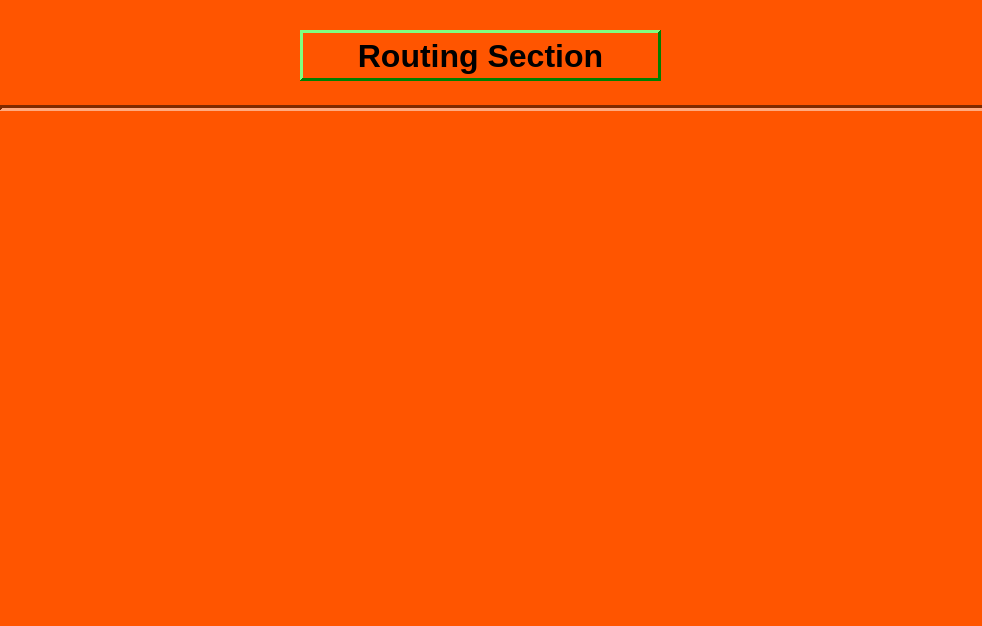
<?xml version="1.0" encoding="UTF-8"?>
<ui version="4.0">
 <class>routing</class>
 <widget class="QWidget" name="routing">
  <property name="geometry">
   <rect>
    <x>0</x>
    <y>0</y>
    <width>982</width>
    <height>626</height>
   </rect>
  </property>
  <property name="palette">
   <palette>
    <active>
     <colorrole role="WindowText">
      <brush brushstyle="SolidPattern">
       <color alpha="255">
        <red>0</red>
        <green>0</green>
        <blue>0</blue>
       </color>
      </brush>
     </colorrole>
     <colorrole role="Button">
      <brush brushstyle="SolidPattern">
       <color alpha="255">
        <red>255</red>
        <green>85</green>
        <blue>0</blue>
       </color>
      </brush>
     </colorrole>
     <colorrole role="Light">
      <brush brushstyle="SolidPattern">
       <color alpha="255">
        <red>255</red>
        <green>170</green>
        <blue>127</blue>
       </color>
      </brush>
     </colorrole>
     <colorrole role="Midlight">
      <brush brushstyle="SolidPattern">
       <color alpha="255">
        <red>255</red>
        <green>127</green>
        <blue>63</blue>
       </color>
      </brush>
     </colorrole>
     <colorrole role="Dark">
      <brush brushstyle="SolidPattern">
       <color alpha="255">
        <red>127</red>
        <green>42</green>
        <blue>0</blue>
       </color>
      </brush>
     </colorrole>
     <colorrole role="Mid">
      <brush brushstyle="SolidPattern">
       <color alpha="255">
        <red>170</red>
        <green>56</green>
        <blue>0</blue>
       </color>
      </brush>
     </colorrole>
     <colorrole role="Text">
      <brush brushstyle="SolidPattern">
       <color alpha="255">
        <red>0</red>
        <green>0</green>
        <blue>0</blue>
       </color>
      </brush>
     </colorrole>
     <colorrole role="BrightText">
      <brush brushstyle="SolidPattern">
       <color alpha="255">
        <red>255</red>
        <green>255</green>
        <blue>255</blue>
       </color>
      </brush>
     </colorrole>
     <colorrole role="ButtonText">
      <brush brushstyle="SolidPattern">
       <color alpha="255">
        <red>0</red>
        <green>0</green>
        <blue>0</blue>
       </color>
      </brush>
     </colorrole>
     <colorrole role="Base">
      <brush brushstyle="SolidPattern">
       <color alpha="255">
        <red>255</red>
        <green>255</green>
        <blue>255</blue>
       </color>
      </brush>
     </colorrole>
     <colorrole role="Window">
      <brush brushstyle="SolidPattern">
       <color alpha="255">
        <red>255</red>
        <green>85</green>
        <blue>0</blue>
       </color>
      </brush>
     </colorrole>
     <colorrole role="Shadow">
      <brush brushstyle="SolidPattern">
       <color alpha="255">
        <red>0</red>
        <green>0</green>
        <blue>0</blue>
       </color>
      </brush>
     </colorrole>
     <colorrole role="AlternateBase">
      <brush brushstyle="SolidPattern">
       <color alpha="255">
        <red>255</red>
        <green>170</green>
        <blue>127</blue>
       </color>
      </brush>
     </colorrole>
     <colorrole role="ToolTipBase">
      <brush brushstyle="SolidPattern">
       <color alpha="255">
        <red>255</red>
        <green>255</green>
        <blue>220</blue>
       </color>
      </brush>
     </colorrole>
     <colorrole role="ToolTipText">
      <brush brushstyle="SolidPattern">
       <color alpha="255">
        <red>0</red>
        <green>0</green>
        <blue>0</blue>
       </color>
      </brush>
     </colorrole>
    </active>
    <inactive>
     <colorrole role="WindowText">
      <brush brushstyle="SolidPattern">
       <color alpha="255">
        <red>0</red>
        <green>0</green>
        <blue>0</blue>
       </color>
      </brush>
     </colorrole>
     <colorrole role="Button">
      <brush brushstyle="SolidPattern">
       <color alpha="255">
        <red>255</red>
        <green>85</green>
        <blue>0</blue>
       </color>
      </brush>
     </colorrole>
     <colorrole role="Light">
      <brush brushstyle="SolidPattern">
       <color alpha="255">
        <red>255</red>
        <green>170</green>
        <blue>127</blue>
       </color>
      </brush>
     </colorrole>
     <colorrole role="Midlight">
      <brush brushstyle="SolidPattern">
       <color alpha="255">
        <red>255</red>
        <green>127</green>
        <blue>63</blue>
       </color>
      </brush>
     </colorrole>
     <colorrole role="Dark">
      <brush brushstyle="SolidPattern">
       <color alpha="255">
        <red>127</red>
        <green>42</green>
        <blue>0</blue>
       </color>
      </brush>
     </colorrole>
     <colorrole role="Mid">
      <brush brushstyle="SolidPattern">
       <color alpha="255">
        <red>170</red>
        <green>56</green>
        <blue>0</blue>
       </color>
      </brush>
     </colorrole>
     <colorrole role="Text">
      <brush brushstyle="SolidPattern">
       <color alpha="255">
        <red>0</red>
        <green>0</green>
        <blue>0</blue>
       </color>
      </brush>
     </colorrole>
     <colorrole role="BrightText">
      <brush brushstyle="SolidPattern">
       <color alpha="255">
        <red>255</red>
        <green>255</green>
        <blue>255</blue>
       </color>
      </brush>
     </colorrole>
     <colorrole role="ButtonText">
      <brush brushstyle="SolidPattern">
       <color alpha="255">
        <red>0</red>
        <green>0</green>
        <blue>0</blue>
       </color>
      </brush>
     </colorrole>
     <colorrole role="Base">
      <brush brushstyle="SolidPattern">
       <color alpha="255">
        <red>255</red>
        <green>255</green>
        <blue>255</blue>
       </color>
      </brush>
     </colorrole>
     <colorrole role="Window">
      <brush brushstyle="SolidPattern">
       <color alpha="255">
        <red>255</red>
        <green>85</green>
        <blue>0</blue>
       </color>
      </brush>
     </colorrole>
     <colorrole role="Shadow">
      <brush brushstyle="SolidPattern">
       <color alpha="255">
        <red>0</red>
        <green>0</green>
        <blue>0</blue>
       </color>
      </brush>
     </colorrole>
     <colorrole role="AlternateBase">
      <brush brushstyle="SolidPattern">
       <color alpha="255">
        <red>255</red>
        <green>170</green>
        <blue>127</blue>
       </color>
      </brush>
     </colorrole>
     <colorrole role="ToolTipBase">
      <brush brushstyle="SolidPattern">
       <color alpha="255">
        <red>255</red>
        <green>255</green>
        <blue>220</blue>
       </color>
      </brush>
     </colorrole>
     <colorrole role="ToolTipText">
      <brush brushstyle="SolidPattern">
       <color alpha="255">
        <red>0</red>
        <green>0</green>
        <blue>0</blue>
       </color>
      </brush>
     </colorrole>
    </inactive>
    <disabled>
     <colorrole role="WindowText">
      <brush brushstyle="SolidPattern">
       <color alpha="255">
        <red>127</red>
        <green>42</green>
        <blue>0</blue>
       </color>
      </brush>
     </colorrole>
     <colorrole role="Button">
      <brush brushstyle="SolidPattern">
       <color alpha="255">
        <red>255</red>
        <green>85</green>
        <blue>0</blue>
       </color>
      </brush>
     </colorrole>
     <colorrole role="Light">
      <brush brushstyle="SolidPattern">
       <color alpha="255">
        <red>255</red>
        <green>170</green>
        <blue>127</blue>
       </color>
      </brush>
     </colorrole>
     <colorrole role="Midlight">
      <brush brushstyle="SolidPattern">
       <color alpha="255">
        <red>255</red>
        <green>127</green>
        <blue>63</blue>
       </color>
      </brush>
     </colorrole>
     <colorrole role="Dark">
      <brush brushstyle="SolidPattern">
       <color alpha="255">
        <red>127</red>
        <green>42</green>
        <blue>0</blue>
       </color>
      </brush>
     </colorrole>
     <colorrole role="Mid">
      <brush brushstyle="SolidPattern">
       <color alpha="255">
        <red>170</red>
        <green>56</green>
        <blue>0</blue>
       </color>
      </brush>
     </colorrole>
     <colorrole role="Text">
      <brush brushstyle="SolidPattern">
       <color alpha="255">
        <red>127</red>
        <green>42</green>
        <blue>0</blue>
       </color>
      </brush>
     </colorrole>
     <colorrole role="BrightText">
      <brush brushstyle="SolidPattern">
       <color alpha="255">
        <red>255</red>
        <green>255</green>
        <blue>255</blue>
       </color>
      </brush>
     </colorrole>
     <colorrole role="ButtonText">
      <brush brushstyle="SolidPattern">
       <color alpha="255">
        <red>127</red>
        <green>42</green>
        <blue>0</blue>
       </color>
      </brush>
     </colorrole>
     <colorrole role="Base">
      <brush brushstyle="SolidPattern">
       <color alpha="255">
        <red>255</red>
        <green>85</green>
        <blue>0</blue>
       </color>
      </brush>
     </colorrole>
     <colorrole role="Window">
      <brush brushstyle="SolidPattern">
       <color alpha="255">
        <red>255</red>
        <green>85</green>
        <blue>0</blue>
       </color>
      </brush>
     </colorrole>
     <colorrole role="Shadow">
      <brush brushstyle="SolidPattern">
       <color alpha="255">
        <red>0</red>
        <green>0</green>
        <blue>0</blue>
       </color>
      </brush>
     </colorrole>
     <colorrole role="AlternateBase">
      <brush brushstyle="SolidPattern">
       <color alpha="255">
        <red>255</red>
        <green>85</green>
        <blue>0</blue>
       </color>
      </brush>
     </colorrole>
     <colorrole role="ToolTipBase">
      <brush brushstyle="SolidPattern">
       <color alpha="255">
        <red>255</red>
        <green>255</green>
        <blue>220</blue>
       </color>
      </brush>
     </colorrole>
     <colorrole role="ToolTipText">
      <brush brushstyle="SolidPattern">
       <color alpha="255">
        <red>0</red>
        <green>0</green>
        <blue>0</blue>
       </color>
      </brush>
     </colorrole>
    </disabled>
   </palette>
  </property>
  <property name="windowTitle">
   <string>Form</string>
  </property>
  <widget class="Line" name="line">
   <property name="geometry">
    <rect>
     <x>0</x>
     <y>100</y>
     <width>1001</width>
     <height>16</height>
    </rect>
   </property>
   <property name="lineWidth">
    <number>3</number>
   </property>
   <property name="orientation">
    <enum>Qt::Horizontal</enum>
   </property>
  </widget>
  <widget class="QLabel" name="routing_title_label">
   <property name="geometry">
    <rect>
     <x>300</x>
     <y>30</y>
     <width>361</width>
     <height>51</height>
    </rect>
   </property>
   <property name="palette">
    <palette>
     <active>
      <colorrole role="WindowText">
       <brush brushstyle="SolidPattern">
        <color alpha="255">
         <red>0</red>
         <green>0</green>
         <blue>0</blue>
        </color>
       </brush>
      </colorrole>
      <colorrole role="Button">
       <brush brushstyle="SolidPattern">
        <color alpha="255">
         <red>0</red>
         <green>255</green>
         <blue>0</blue>
        </color>
       </brush>
      </colorrole>
      <colorrole role="Light">
       <brush brushstyle="SolidPattern">
        <color alpha="255">
         <red>127</red>
         <green>255</green>
         <blue>127</blue>
        </color>
       </brush>
      </colorrole>
      <colorrole role="Midlight">
       <brush brushstyle="SolidPattern">
        <color alpha="255">
         <red>63</red>
         <green>255</green>
         <blue>63</blue>
        </color>
       </brush>
      </colorrole>
      <colorrole role="Dark">
       <brush brushstyle="SolidPattern">
        <color alpha="255">
         <red>0</red>
         <green>127</green>
         <blue>0</blue>
        </color>
       </brush>
      </colorrole>
      <colorrole role="Mid">
       <brush brushstyle="SolidPattern">
        <color alpha="255">
         <red>0</red>
         <green>170</green>
         <blue>0</blue>
        </color>
       </brush>
      </colorrole>
      <colorrole role="Text">
       <brush brushstyle="SolidPattern">
        <color alpha="255">
         <red>0</red>
         <green>0</green>
         <blue>0</blue>
        </color>
       </brush>
      </colorrole>
      <colorrole role="BrightText">
       <brush brushstyle="SolidPattern">
        <color alpha="255">
         <red>255</red>
         <green>255</green>
         <blue>255</blue>
        </color>
       </brush>
      </colorrole>
      <colorrole role="ButtonText">
       <brush brushstyle="SolidPattern">
        <color alpha="255">
         <red>0</red>
         <green>0</green>
         <blue>0</blue>
        </color>
       </brush>
      </colorrole>
      <colorrole role="Base">
       <brush brushstyle="SolidPattern">
        <color alpha="255">
         <red>255</red>
         <green>255</green>
         <blue>255</blue>
        </color>
       </brush>
      </colorrole>
      <colorrole role="Window">
       <brush brushstyle="SolidPattern">
        <color alpha="255">
         <red>0</red>
         <green>255</green>
         <blue>0</blue>
        </color>
       </brush>
      </colorrole>
      <colorrole role="Shadow">
       <brush brushstyle="SolidPattern">
        <color alpha="255">
         <red>0</red>
         <green>0</green>
         <blue>0</blue>
        </color>
       </brush>
      </colorrole>
      <colorrole role="AlternateBase">
       <brush brushstyle="SolidPattern">
        <color alpha="255">
         <red>127</red>
         <green>255</green>
         <blue>127</blue>
        </color>
       </brush>
      </colorrole>
      <colorrole role="ToolTipBase">
       <brush brushstyle="SolidPattern">
        <color alpha="255">
         <red>255</red>
         <green>255</green>
         <blue>220</blue>
        </color>
       </brush>
      </colorrole>
      <colorrole role="ToolTipText">
       <brush brushstyle="SolidPattern">
        <color alpha="255">
         <red>0</red>
         <green>0</green>
         <blue>0</blue>
        </color>
       </brush>
      </colorrole>
     </active>
     <inactive>
      <colorrole role="WindowText">
       <brush brushstyle="SolidPattern">
        <color alpha="255">
         <red>0</red>
         <green>0</green>
         <blue>0</blue>
        </color>
       </brush>
      </colorrole>
      <colorrole role="Button">
       <brush brushstyle="SolidPattern">
        <color alpha="255">
         <red>0</red>
         <green>255</green>
         <blue>0</blue>
        </color>
       </brush>
      </colorrole>
      <colorrole role="Light">
       <brush brushstyle="SolidPattern">
        <color alpha="255">
         <red>127</red>
         <green>255</green>
         <blue>127</blue>
        </color>
       </brush>
      </colorrole>
      <colorrole role="Midlight">
       <brush brushstyle="SolidPattern">
        <color alpha="255">
         <red>63</red>
         <green>255</green>
         <blue>63</blue>
        </color>
       </brush>
      </colorrole>
      <colorrole role="Dark">
       <brush brushstyle="SolidPattern">
        <color alpha="255">
         <red>0</red>
         <green>127</green>
         <blue>0</blue>
        </color>
       </brush>
      </colorrole>
      <colorrole role="Mid">
       <brush brushstyle="SolidPattern">
        <color alpha="255">
         <red>0</red>
         <green>170</green>
         <blue>0</blue>
        </color>
       </brush>
      </colorrole>
      <colorrole role="Text">
       <brush brushstyle="SolidPattern">
        <color alpha="255">
         <red>0</red>
         <green>0</green>
         <blue>0</blue>
        </color>
       </brush>
      </colorrole>
      <colorrole role="BrightText">
       <brush brushstyle="SolidPattern">
        <color alpha="255">
         <red>255</red>
         <green>255</green>
         <blue>255</blue>
        </color>
       </brush>
      </colorrole>
      <colorrole role="ButtonText">
       <brush brushstyle="SolidPattern">
        <color alpha="255">
         <red>0</red>
         <green>0</green>
         <blue>0</blue>
        </color>
       </brush>
      </colorrole>
      <colorrole role="Base">
       <brush brushstyle="SolidPattern">
        <color alpha="255">
         <red>255</red>
         <green>255</green>
         <blue>255</blue>
        </color>
       </brush>
      </colorrole>
      <colorrole role="Window">
       <brush brushstyle="SolidPattern">
        <color alpha="255">
         <red>0</red>
         <green>255</green>
         <blue>0</blue>
        </color>
       </brush>
      </colorrole>
      <colorrole role="Shadow">
       <brush brushstyle="SolidPattern">
        <color alpha="255">
         <red>0</red>
         <green>0</green>
         <blue>0</blue>
        </color>
       </brush>
      </colorrole>
      <colorrole role="AlternateBase">
       <brush brushstyle="SolidPattern">
        <color alpha="255">
         <red>127</red>
         <green>255</green>
         <blue>127</blue>
        </color>
       </brush>
      </colorrole>
      <colorrole role="ToolTipBase">
       <brush brushstyle="SolidPattern">
        <color alpha="255">
         <red>255</red>
         <green>255</green>
         <blue>220</blue>
        </color>
       </brush>
      </colorrole>
      <colorrole role="ToolTipText">
       <brush brushstyle="SolidPattern">
        <color alpha="255">
         <red>0</red>
         <green>0</green>
         <blue>0</blue>
        </color>
       </brush>
      </colorrole>
     </inactive>
     <disabled>
      <colorrole role="WindowText">
       <brush brushstyle="SolidPattern">
        <color alpha="255">
         <red>0</red>
         <green>127</green>
         <blue>0</blue>
        </color>
       </brush>
      </colorrole>
      <colorrole role="Button">
       <brush brushstyle="SolidPattern">
        <color alpha="255">
         <red>0</red>
         <green>255</green>
         <blue>0</blue>
        </color>
       </brush>
      </colorrole>
      <colorrole role="Light">
       <brush brushstyle="SolidPattern">
        <color alpha="255">
         <red>127</red>
         <green>255</green>
         <blue>127</blue>
        </color>
       </brush>
      </colorrole>
      <colorrole role="Midlight">
       <brush brushstyle="SolidPattern">
        <color alpha="255">
         <red>63</red>
         <green>255</green>
         <blue>63</blue>
        </color>
       </brush>
      </colorrole>
      <colorrole role="Dark">
       <brush brushstyle="SolidPattern">
        <color alpha="255">
         <red>0</red>
         <green>127</green>
         <blue>0</blue>
        </color>
       </brush>
      </colorrole>
      <colorrole role="Mid">
       <brush brushstyle="SolidPattern">
        <color alpha="255">
         <red>0</red>
         <green>170</green>
         <blue>0</blue>
        </color>
       </brush>
      </colorrole>
      <colorrole role="Text">
       <brush brushstyle="SolidPattern">
        <color alpha="255">
         <red>0</red>
         <green>127</green>
         <blue>0</blue>
        </color>
       </brush>
      </colorrole>
      <colorrole role="BrightText">
       <brush brushstyle="SolidPattern">
        <color alpha="255">
         <red>255</red>
         <green>255</green>
         <blue>255</blue>
        </color>
       </brush>
      </colorrole>
      <colorrole role="ButtonText">
       <brush brushstyle="SolidPattern">
        <color alpha="255">
         <red>0</red>
         <green>127</green>
         <blue>0</blue>
        </color>
       </brush>
      </colorrole>
      <colorrole role="Base">
       <brush brushstyle="SolidPattern">
        <color alpha="255">
         <red>0</red>
         <green>255</green>
         <blue>0</blue>
        </color>
       </brush>
      </colorrole>
      <colorrole role="Window">
       <brush brushstyle="SolidPattern">
        <color alpha="255">
         <red>0</red>
         <green>255</green>
         <blue>0</blue>
        </color>
       </brush>
      </colorrole>
      <colorrole role="Shadow">
       <brush brushstyle="SolidPattern">
        <color alpha="255">
         <red>0</red>
         <green>0</green>
         <blue>0</blue>
        </color>
       </brush>
      </colorrole>
      <colorrole role="AlternateBase">
       <brush brushstyle="SolidPattern">
        <color alpha="255">
         <red>0</red>
         <green>255</green>
         <blue>0</blue>
        </color>
       </brush>
      </colorrole>
      <colorrole role="ToolTipBase">
       <brush brushstyle="SolidPattern">
        <color alpha="255">
         <red>255</red>
         <green>255</green>
         <blue>220</blue>
        </color>
       </brush>
      </colorrole>
      <colorrole role="ToolTipText">
       <brush brushstyle="SolidPattern">
        <color alpha="255">
         <red>0</red>
         <green>0</green>
         <blue>0</blue>
        </color>
       </brush>
      </colorrole>
     </disabled>
    </palette>
   </property>
   <property name="font">
    <font>
     <pointsize>24</pointsize>
     <weight>75</weight>
     <bold>true</bold>
    </font>
   </property>
   <property name="frameShape">
    <enum>QFrame::Panel</enum>
   </property>
   <property name="frameShadow">
    <enum>QFrame::Raised</enum>
   </property>
   <property name="lineWidth">
    <number>3</number>
   </property>
   <property name="text">
    <string>Routing Section</string>
   </property>
   <property name="alignment">
    <set>Qt::AlignCenter</set>
   </property>
  </widget>
 </widget>
 <resources/>
 <connections/>
</ui>
